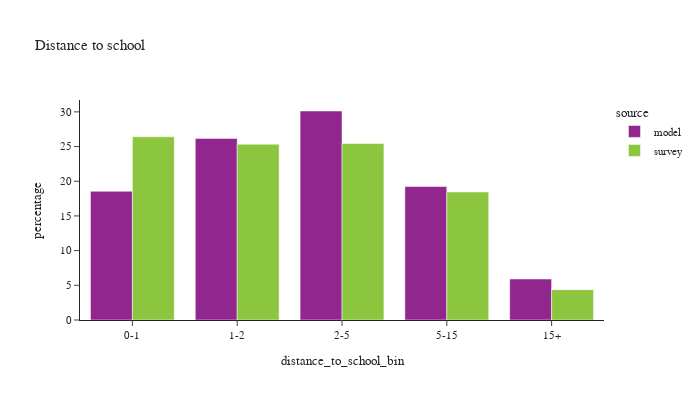

Notebook cell for this chart:
### Code cell
df_plot = df_students.loc[(~df_students['student_type'].isnull()) & (df_students['distance_to_school_bin'] != float('nan'))].groupby(['source','distance_to_school_bin',])['psexpfac'].sum().reset_index()
df_plot['percentage'] = df_plot.groupby(['source'], group_keys=False)['psexpfac']. \
    apply(lambda x: 100 * x / float(x.sum()))
# df_plot

df_plot_ct = df_students.loc[(~df_students['student_type'].isnull()) & (df_students['distance_to_school_bin'] != float('nan'))].groupby(['source','distance_to_school_bin'])['psexpfac'].count().reset_index().rename(columns={'psexpfac':'sample count'})
df_plot = df_plot.merge(df_plot_ct, on=['source','distance_to_school_bin'])


fig = px.bar(df_plot, x="distance_to_school_bin", y="percentage", color="source",barmode="group",
             hover_data=['sample count'],
             title="Distance to school")
fig.update_layout(height=400, width=700, font=dict(size=11))
fig.show()

### Figure 1 — Plotly figure (JSON) as saved in the notebook; plotly's stock layout.template omitted (floating-point values rounded to 4 significant figures)
{"data": [{"alignmentgroup": "True", "customdata": [[187714], [264800], [304752], [194567], [59784]], "hovertemplate": "source=model<br>distance_to_school_bin=%{x}<br>percentage=%{y}<br>sample count=%{customdata[0]}<extra></extra>", "legendgroup": "model", "marker": {"color": "#91268F", "pattern": {"shape": ""}}, "name": "model", "offsetgroup": "model", "orientation": "v", "showlegend": true, "textposition": "auto", "type": "bar", "x": ["0-1", "1-2", "2-5", "5-15", "15+"], "xaxis": "x", "y": [18.56, 26.18, 30.13, 19.23, 5.91], "yaxis": "y"}, {"alignmentgroup": "True", "customdata": [[226], [193], [240], [121], [32]], "hovertemplate": "source=survey<br>distance_to_school_bin=%{x}<br>percentage=%{y}<br>sample count=%{customdata[0]}<extra></extra>", "legendgroup": "survey", "marker": {"color": "#8CC63E", "pattern": {"shape": ""}}, "name": "survey", "offsetgroup": "survey", "orientation": "v", "showlegend": true, "textposition": "auto", "type": "bar", "x": ["0-1", "1-2", "2-5", "5-15", "15+"], "xaxis": "x", "y": [26.41, 25.34, 25.43, 18.45, 4.371], "yaxis": "y"}], "layout": {"barmode": "group", "font": {"size": 11}, "height": 400, "legend": {"title": {"text": "source"}, "tracegroupgap": 0}, "title": {"text": "Distance to school"}, "width": 700, "xaxis": {"anchor": "y", "domain": [0.0, 1.0], "title": {"text": "distance_to_school_bin"}}, "yaxis": {"anchor": "x", "domain": [0.0, 1.0], "title": {"text": "percentage"}}}}
